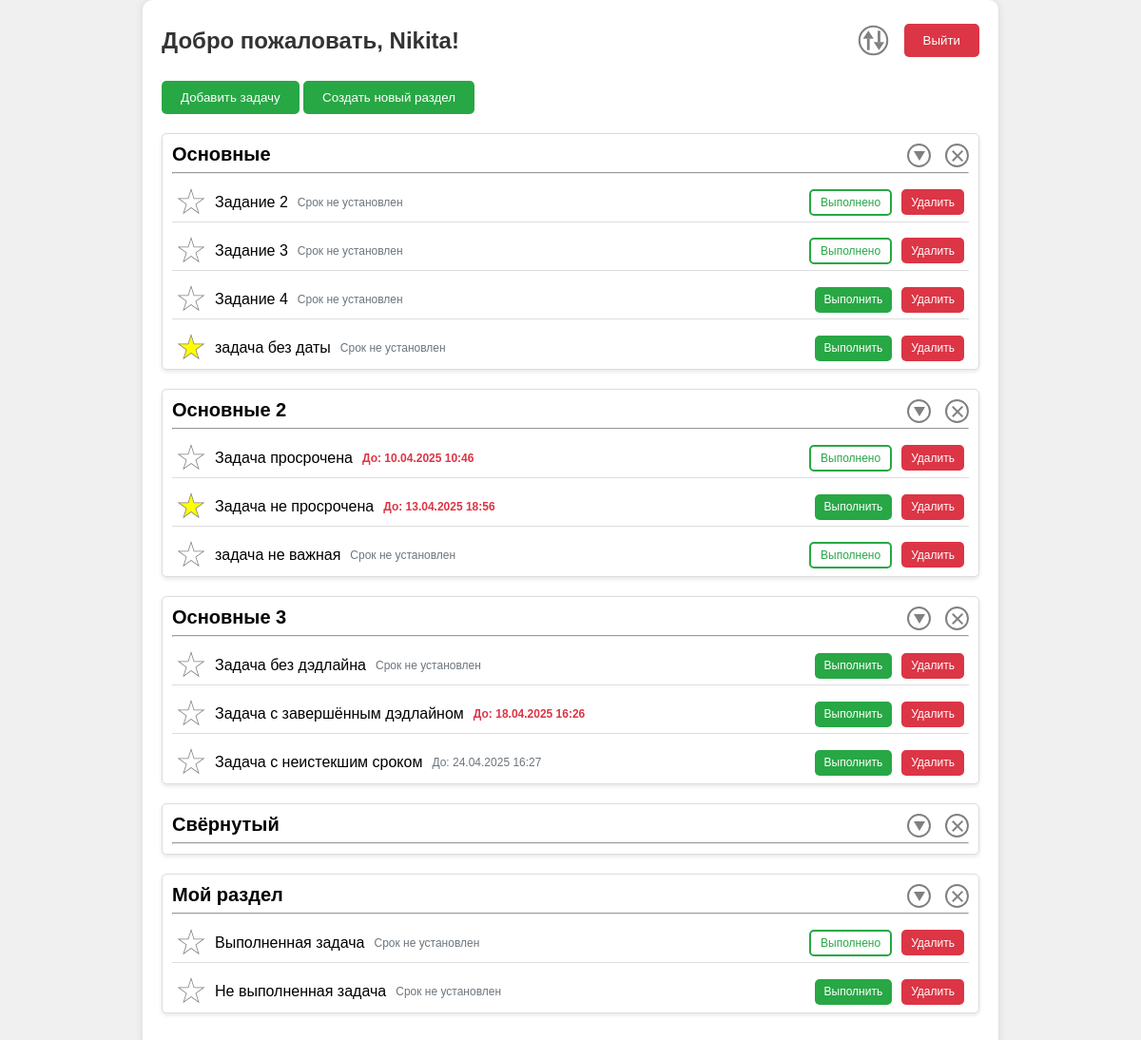
The app's page /issue_tracker/main (signed in), older data.
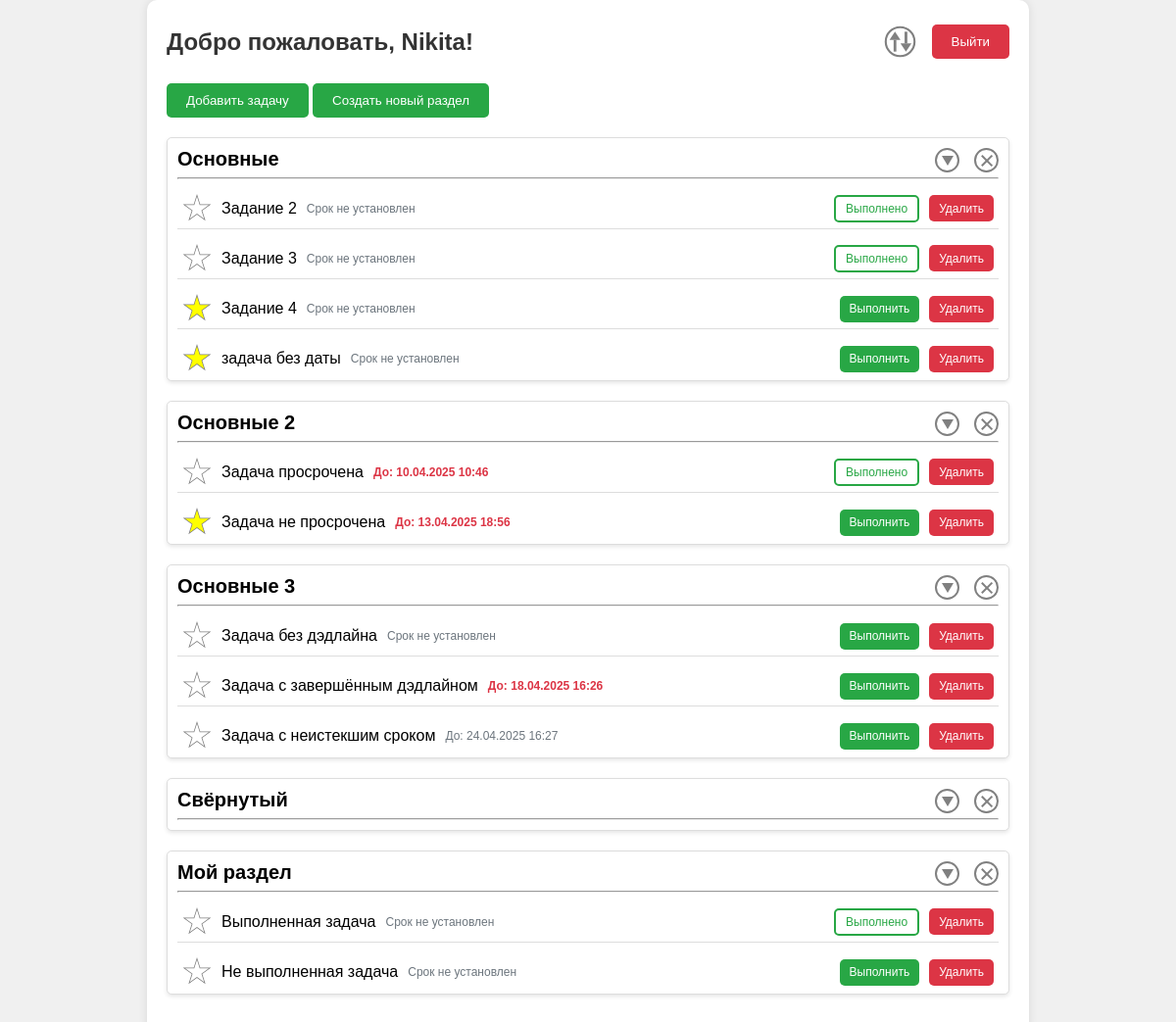
The same page, newer data.
### issue_tracker/models.py (models this page shows, shortened)
class TaskSection(models.Model):
    user = models.ForeignKey(User, on_delete=models.CASCADE)
    title = models.CharField(max_length=100)
    class Meta:
        verbose_name = 'Секция'
        verbose_name_plural = 'Секции'

class Task(models.Model):
    title = models.CharField(max_length=200, verbose_name='Название задачи')
    is_completed = models.BooleanField(default=False, verbose_name='Отметка о выполнении')
    is_important = models.BooleanField(default=False, verbose_name='Отметка о внесении задачи в раздел важных')
    section_id = models.ForeignKey(TaskSection, on_delete=models.CASCADE)
    time_created = models.DateTimeField(auto_now_add=True, verbose_name='Время создания')
    deadline = models.DateTimeField(null=True, blank=True, verbose_name='Крайний срок выполнения')
    user = models.ForeignKey(User, on_delete=models.CASCADE, related_name='tasks', verbose_name='Пользователь')
    class Meta:
        verbose_name = 'Задача'
        verbose_name_plural = 'Задачи'

### utils/ViewUtils.py (the view)
        def view_function(request):
            view_function.__doc__ = documentation
            if get_context_function is not None:
                ctx = ViewUtils.get_context(request, get_context_function, requires_login)
                if request.method == "POST":
                    return RedirectHelper.go_redirect(request)
                return render(request, location_html_page, ctx)
            else:
                return render(request, location_html_page)

### issue_tracker/services.py (called while the page is built)
    @staticmethod
    @FunctionsUtils.register_function("main")
    def get_context_for_index_page(request: Any) -> dict[str, Any]:
        ctx = {
            'sections': DataBaseObjectsProcessing.get_objects_owned_by_user(TaskSection, request.user),
            'tasks': DataBaseObjectsProcessing.get_objects_owned_by_user(Task, request.user),
            "user_settings": DataBaseObjectsProcessing.get_objects_owned_by_user(UserSettings, request.user)[0]
        }
        return ctx

### utils/DataBaseObjectsProcessing.py (called while the page is built)
    @staticmethod
    def get_objects_owned_by_user(model_class: Type, user: Any) -> QuerySet:
        return model_class.objects.filter(user=user)

### utils/ViewUtils.py (called while the page is built)
    @staticmethod
    def get_wrapper(view_function: Optional[callable] = None, requires_login: bool = False):
        def decorator(func):
            @wraps(func)
            def wrapper(request, *args, **kwargs):
                if requires_login:
                    return login_required(func)(request, *args, **kwargs)
                else:
                    return func(request, *args, **kwargs)
            return wrapper
        if view_function is not None:
            return decorator(view_function)
        return decorator

### issue_tracker/templates/issue_tracker.html (shortened to what this page needs)
<!DOCTYPE html>
{% load static %}
<html lang="ru">
<head>
    <link rel="stylesheet" type="text/css" href="{% static 'issue_tracker/css/main_page.css' %}">
    <link rel="stylesheet" type="text/css" href="{% static 'issue_tracker/css/modal_styles.css' %}">
    <link rel="stylesheet" type="text/css" href="{% static 'issue_tracker/css/delete_section_btn.css' %}">
    <link rel="stylesheet" type="text/css" href="{% static 'issue_tracker/css/toggle_section_btn.css' %}">
    <link rel="stylesheet" type="text/css" href="{% static 'issue_tracker/css/task_deadline.css' %}">
    <link rel="stylesheet" type="text/css" href="{% static 'issue_tracker/css/buttons_for_main_content.css' %}">
    <link rel="stylesheet" type="text/css" href="{% static 'issue_tracker/css/section_content.css' %}">
    <link rel="stylesheet" type="text/css" href="{% static 'issue_tracker/css/task_content.css' %}">
    <link rel="stylesheet" type="text/css" href="{% static 'issue_tracker/css/favorite_buttons.css' %}">
    <link rel="stylesheet" type="text/css" href="{% static 'issue_tracker/css/filter_buttons.css' %}">
</head>
<body>
    <div class="container">
        <div class="header">
            <h1>Добро пожаловать, {{ user.username }}!</h1>
            <div class="buttons-container">
                <button class="filter-button-main">
                    <div class="arrow-up"></div>
                    <div class="arrow-down"></div>
                </button>
                <button class="logout-button" onclick="location.href='{% url 'authorization:profile' %}'">Выйти</button>
            </div>
        </div>
        <button class="add-button" id="openAddTaskModalButton">Добавить задачу</button>
        <button class="add-button" id="openCreateSectionModalButton">Создать новый раздел</button>
        {% include 'task_list.html' %}
    </div>
</body>
</html>

### issue_tracker/templates/task_list.html
{% for section in sections %}
<div class="section" data-section-id="{{ section.id }}">
    <div class="section-header">
        <h2>{{ section.title }}</h2>
        <div class="section-actions">
            <button class="toggle-section-btn"></button>
            <button class="delete-section-btn" data-section-id="{{ section.id }}"></button>
        </div>
    </div>
    <hr>
    <div class="tasks-container">
        {% for task in section.task_set.all %}
        <div class="task-row" data-task-id="{{ task.id }}">
            <div class="task-content">
                <button class="favorite-btn" data-task-id="{{ task.id }}">
                    <div class="inner-star {% if task.is_important %}important{% endif %}"></div>
                </button>
                <span>{{ task.title }}</span>
                {% if task.deadline %}
                    <span class="task-deadline">До: {{ task.deadline|date:"d.m.Y H:i" }}</span>
                {% else %}
                    <span class="task-deadline">Срок не установлен</span>
                {% endif %}
            </div>
            <div class="task-actions">
                 <button class="complete-btn {% if task.is_completed %}completed{% endif %}" data-task-id="{{ task.id }}">
                     {% if task.is_completed %}
                        Выполнено
                     {% else %}
                        Выполнить
                     {% endif %}
                 </button>
                <button class="delete-btn" data-task-id="{{ task.id }}">Удалить</button>
            </div>
        </div>
        {% endfor %}
    </div>
</div>
{% endfor %}

Row changes from the older to the newer data that the page shows:
removed Task: is_important False (drawn), title "задача не важная", shows "Срок не установлен", is_completed "Выполнено", shown under TaskSection "Основные 2"
changed Task "Задание 4": is_important False → True (drawn)
